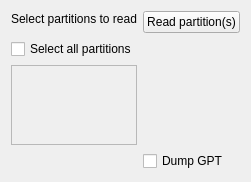
        <widget class="QWidget" name="readtab">
         <attribute name="title">
          <string>Read partition(s)</string>
         </attribute>
         <layout class="QGridLayout" name="gridLayout_7">
          <item row="4" column="1">
           <widget class="QCheckBox" name="readDumpGPTCheckbox">
            <property name="text">
             <string>Dump GPT</string>
            </property>
           </widget>
          </item>
          <item row="0" column="0">
           <widget class="QLabel" name="readtitle">
            <property name="sizePolicy">
             <sizepolicy hsizetype="Preferred" vsizetype="Fixed">
              <horstretch>0</horstretch>
              <verstretch>0</verstretch>
             </sizepolicy>
            </property>
            <property name="minimumSize">
             <size>
              <width>0</width>
              <height>20</height>
             </size>
            </property>
            <property name="text">
             <string>Select partitions to read</string>
            </property>
            <property name="alignment">
             <set>Qt::AlignLeading|Qt::AlignLeft|Qt::AlignTop</set>
            </property>
           </widget>
          </item>
          <item row="0" column="1">
           <widget class="QPushButton" name="readpartitionsbtn">
            <property name="text">
             <string>Read partition(s)</string>
            </property>
           </widget>
          </item>
          <item row="2" column="0">
           <widget class="QScrollArea" name="readpartitionList">
            <property name="sizePolicy">
             <sizepolicy hsizetype="Expanding" vsizetype="MinimumExpanding">
              <horstretch>0</horstretch>
              <verstretch>0</verstretch>
             </sizepolicy>
            </property>
            <property name="minimumSize">
             <size>
              <width>0</width>
              <height>80</height>
             </size>
            </property>
            <property name="verticalScrollBarPolicy">
             <enum>Qt::ScrollBarAsNeeded</enum>
            </property>
            <property name="horizontalScrollBarPolicy">
             <enum>Qt::ScrollBarAsNeeded</enum>
            </property>
            <property name="sizeAdjustPolicy">
             <enum>QAbstractScrollArea::AdjustToContentsOnFirstShow</enum>
            </property>
            <property name="widgetResizable">
             <bool>true</bool>
            </property>
            <widget class="QWidget" name="scrollAreaWidgetContents">
             <property name="geometry">
              <rect>
               <x>0</x>
               <y>0</y>
               <width>515</width>
               <height>300</height>
              </rect>
             </property>
            </widget>
           </widget>
          </item>
          <item row="1" column="0">
           <widget class="QCheckBox" name="readselectallcheckbox">
            <property name="text">
             <string>Select all partitions</string>
            </property>
           </widget>
          </item>
         </layout>
        </widget>
